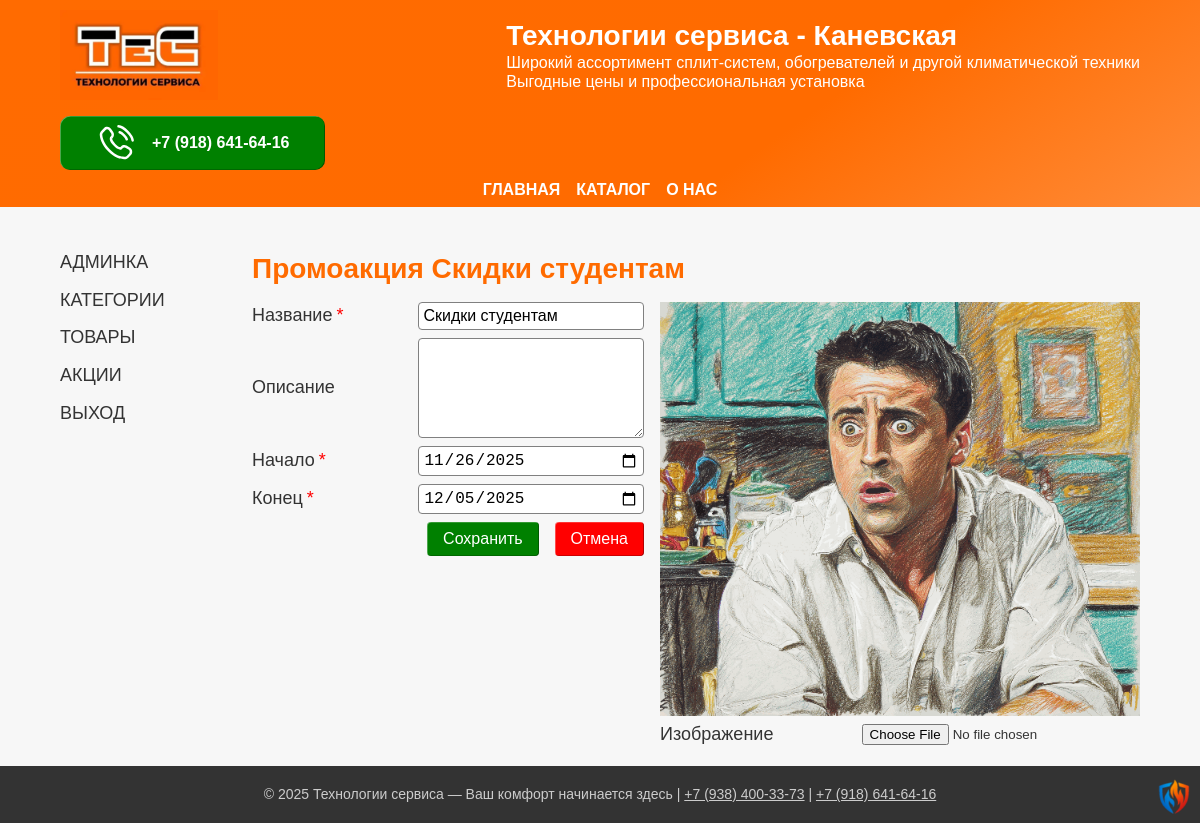
Page /dash/promotions/Скидки студентам on the committed database.
### app/models.py (models this page shows, shortened)
class Promotion(db.Model):
    __tablename__ = 'promotions'
    id = db.Column(db.Integer, primary_key=True)
    name = db.Column(db.String(64), nullable=False, unique=True)
    description = db.Column(db.Text, nullable=True)
    start = db.Column(db.DateTime, default=datetime.now, nullable=False)
    end = db.Column(db.DateTime, default=True, nullable=False)
    image_path = db.Column(db.String(255), nullable=True)

### app/urls.py (the view, shortened to what this page needs)
@login_required
@app.route("/dash/promotions/<string:name>", methods=["GET", "POST"])
def promotion(name):
    promo = Promotion.query.filter_by(name=name).first()
    if not promotion:
        return redirect(url_for('promotions'))
    form = PromotionForm(obj=promo)
    return render_template('promotion.html',
                           title=f"Промоакция {name}",
                           form=form)

### app/forms.py
class PromotionForm(FlaskForm):
    id = IntegerField()
    name = StringField('Название', validators=[
        DataRequired(message='Название обязательно'),
        Length(min=3, max=64, message='Максимум 64 символа')
    ])
    description = TextAreaField('Описание', validators=[
        Optional(),
        Length(max=500, message='Максимум 500 символов')
    ])
    start = DateField('Начало', format='%Y-%m-%d', widget=DateInput(), validators=[
        DataRequired(message='Дата начала обязательно'),
        Optional()
    ])
    end = DateField('Конец', format='%Y-%m-%d', widget=DateInput(), validators=[
        DataRequired(message='Дата окончания обязательно'),
        Optional()
    ])
    image_path = StringField('Изображение', validators=[
        Length(max=200, message='Слишком длинное имя файла, Максимум 200 символов')
    ])
    image = FileField('Изображение', validators=[
        FileAllowed(['jpg', 'png', 'jpeg'], "Только изображения jpg, png, jpeg!")
    ])
    submit_new = SubmitField('Создать')
    submit_save = SubmitField('Сохранить')
    submit_cancel = SubmitField('Отмена')
    submit_end = SubmitField('Завершить')

### app/templates/promotion.html (shortened to what this page needs)
{% extends "private.html" %}
{% block article %}
<h2>{{title}}</h2>
    <form id="form-promotion" class="form-input" action="" method="post" enctype="multipart/form-data">
        <div class="form-fields-block">
            <div class="form-field">
                <div class="form-field--label">
                    {{ form.name.label(class="field-label") }}
                    <span style="color: red;">*</span>
                </div>
                <div class="form-field--input">{{ form.name(class="field-input") }}</div>
            </div>
            <div class="form-field">
                <div class="form-field--label">{{ form.description.label(class="field-label") }}</div>
                <div class="form-field--input">{{ form.description(class="field-input", rows=5) }}</div>
            </div>
            <div class="form-field">
                <div class="form-field--label">
                    {{ form.start.label(class="field-label") }}
                    <span style="color: red;">*</span>
                </div>
                <div class="form-field--input">{{ form.start(class="date-input") }}</div>
            </div>
            <div class="form-field">
                <div class="form-field--label">
                    {{ form.end.label(class="field-label") }}
                    <span style="color: red;">*</span>
                </div>
                <div class="form-field--input">{{ form.end(class="date-input") }}</div>
            </div>
            <div class="form-submits">
                {{ form.submit_save(class="form-submit submit-green") }}
                {{ form.submit_cancel(class="form-submit submit-red") }}
            </div>
        </div>
        <div class="form-image-block">
            {% if form.image_path.data %}
            <img src="{{ url_for('static', filename='uploads/images/' + form.image_path.data) }}"
                 alt="{{form.image_path.data}}"
                 srcset="{{ url_for('static', filename='uploads/images/' + form.image_path.data) }}">
            {% endif %}
            <div class="form-field">
                {{ form.image_path.label }}
                {{ form.image(class="form-control") }}
            </div>
        </div>
    </form>
{% endblock %}

### app/static/css/style.css (style rules this page uses)
:root { --wrapper-max: 75rem; --wrapper-big: 64rem; --wrapper-middle: 50rem; --wrapper-small: 25rem; --color-green-hover: rgb(58, 206, 0); --color-red-hover: rgb(255, 125, 0); --color-heads-color: #ff6b00; --color-background: #f7f7f7; --color-shadow: #000000A0; --base-transition: 0.2s ease-in-out; }
body { font-family: Geneva, Arial, Helvetica, sans-serif; background-color: var(--color-background); color: #333; display: flex; flex-direction: column; min-height: 100vh; justify-content: space-between; align-content: space-between; container-type: inline-size; container-name: body-size; }
h2 { font-size: 1.75rem; }
h1, h2, h3 { color: #ff6b00; display: block; }
.form-input { display: flex; gap: 1rem; flex-wrap: wrap; }
.form-fields-block, .form-image-block { min-width: 360px; max-width: 30rem; display: flex; flex-direction: column; gap: 0.5rem; flex-grow: 1; }
.form-field, .form-field--checkbox { display: grid; gap: 1rem; grid-template-columns: 2fr 3fr; }
.form-field--label, .form-field--input { display: flex; flex-wrap: wrap; gap: 0.25rem; align-content: center; }
.field-input, .date-input { width: 100%; }
.field-input, .date-input, .chekcbox-input { margin: 0; padding: 0.25rem; font-size: 1rem; border-radius: 0.25em; border: 1px solid grey; }
.form-submit { margin: 0; padding: 0.5rem 1rem; font-size: 1rem; border-radius: 0.25em; border: none; box-shadow: inset -0.75px -0.5px rgba(0, 0, 0, 0.4), inset +0.75px +0.5px rgba(255, 255, 255, 0.4); }
.form-submits { display: flex; flex-wrap: wrap; gap: 1rem; justify-content: end; }
.submit-green { color: white; background-color: green; }
.submit-red { color: white; background-color: red; }

### rows in the picture
Promotion: name "Скидки студентам", start "11/26/2025", end "12/05/2025", image_path (picture)

### other values in the picture
{{ title }} "Промоакция Скидки студентам"
